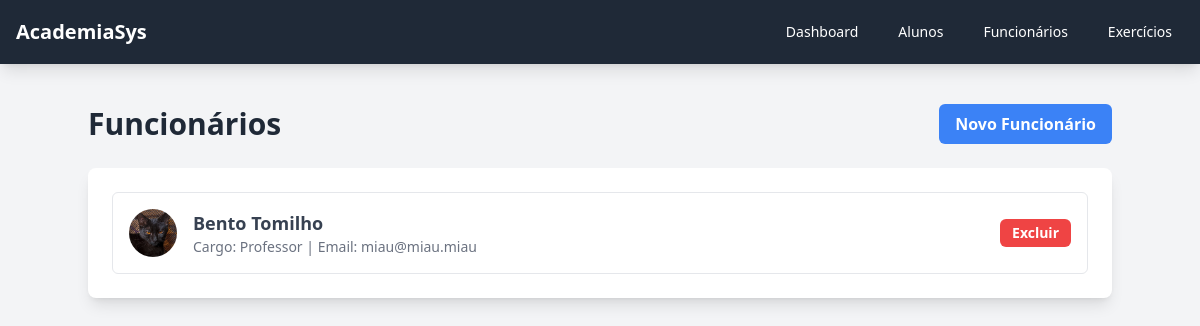
The page /funcionarios on the database as committed earlier.
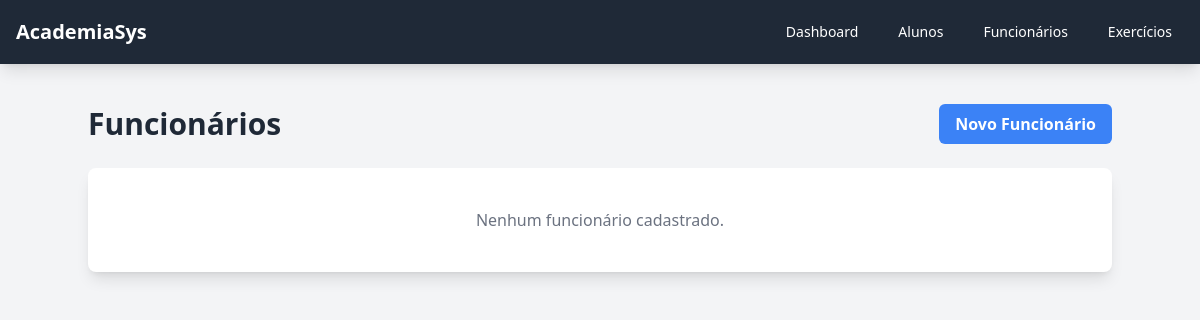
The same page on the database as committed later.
### app.py (models this page shows)
class Funcionario(db.Model):
    __tablename__ = 'funcionarios'
    id = db.Column(db.Integer, primary_key=True)
    nome = db.Column(db.String(100), nullable=False)
    foto = db.Column(db.String(100), nullable=True, default='default.png')
    cargo = db.Column(db.String(50), nullable=False)
    cref = db.Column(db.String(20), unique=True, nullable=True)
    endereco = db.Column(db.String(200), nullable=True)
    cidade = db.Column(db.String(100), nullable=True)
    estado = db.Column(db.String(2), nullable=True)
    cep = db.Column(db.String(9), nullable=True)
    telefone = db.Column(db.String(20), nullable=True)
    email = db.Column(db.String(100), unique=True, nullable=True)
    data_admissao = db.Column(db.String(10), nullable=True)
    treinos = db.relationship('Treino', back_populates='funcionario', lazy=True)

### app.py (the view)
@app.route('/funcionarios')
def lista_funcionarios():
    funcionarios = Funcionario.query.order_by(Funcionario.nome).all()
    return render_template('lista_funcionarios.html', funcionarios=funcionarios)

### templates/lista_funcionarios.html (shortened to what this page needs)
{% extends 'base.html' %}
{% block content %}
<div class="max-w-5xl mx-auto">
    <div class="flex justify-between items-center mb-6">
        <h1 class="text-3xl font-bold text-gray-800">Funcionários</h1>
        <a href="{{ url_for('novo_funcionario') }}" class="bg-blue-500 text-white font-semibold py-2 px-4 rounded-md hover:bg-blue-600 transition-colors">
            Novo Funcionário
        </a>
    </div>
    <div class="bg-white p-6 shadow-lg rounded-lg">
        <ul class="space-y-4">
            {% for func in funcionarios %}
                <li class="p-4 border rounded-md flex items-center">
                    <img src="{{ url_for('static', filename='uploads/' + func.foto) }}" alt="Foto de {{ func.nome }}" class="w-12 h-12 rounded-full object-cover mr-4">
                    <div class="flex-grow">
                        <a href="{{ url_for('perfil_funcionario', funcionario_id=func.id) }}" class="hover:underline">
                            <p class="font-semibold text-lg text-gray-700">{{ func.nome }}</p>
                        </a>
                        <p class="text-sm text-gray-500">Cargo: {{ func.cargo }} | Email: {{ func.email or 'N/A' }}</p>
                    </div>
                    <form action="{{ url_for('excluir_funcionario', funcionario_id=func.id) }}" method="post" class="ml-4" onsubmit="return confirm('Tem certeza?');">
                        <button type="submit" class="bg-red-500 hover:bg-red-700 text-white font-bold py-1 px-3 rounded-md text-sm">
                            Excluir
                        </button>
                    </form>
                </li>
            {% else %}
                <li class="text-gray-500 text-center py-4">Nenhum funcionário cadastrado.</li>
            {% endfor %}
        </ul>
    </div>
</div>
{% endblock %}

Rows that differ between the two databases and show on the page:
removed Funcionario: foto (picture), nome "Bento Tomilho", cargo "Professor", email "miau@miau.miau"
Other text that changed with them:
text now shown: "Nenhum funcionário cadastrado."
